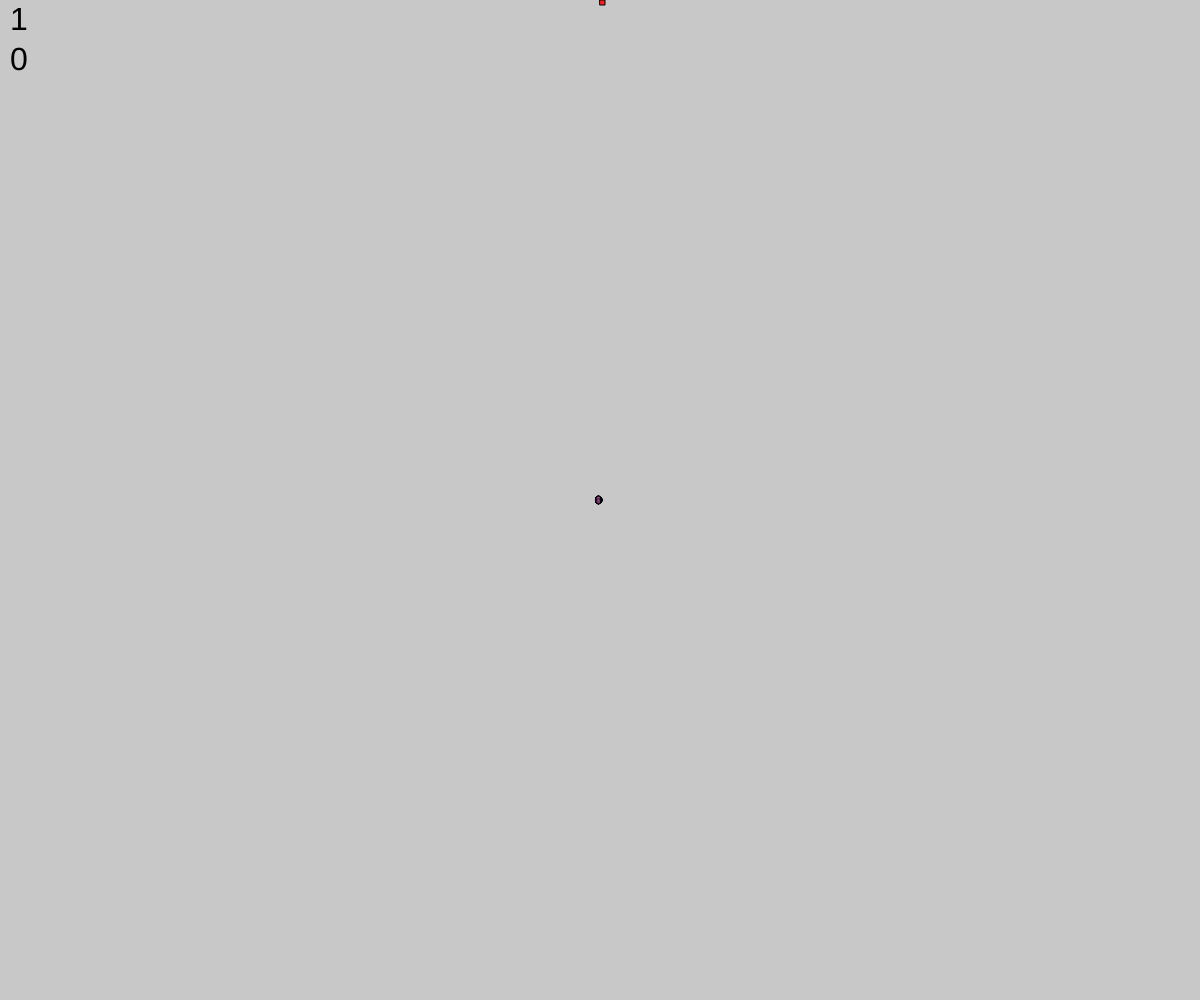
Frame 1 (no input)
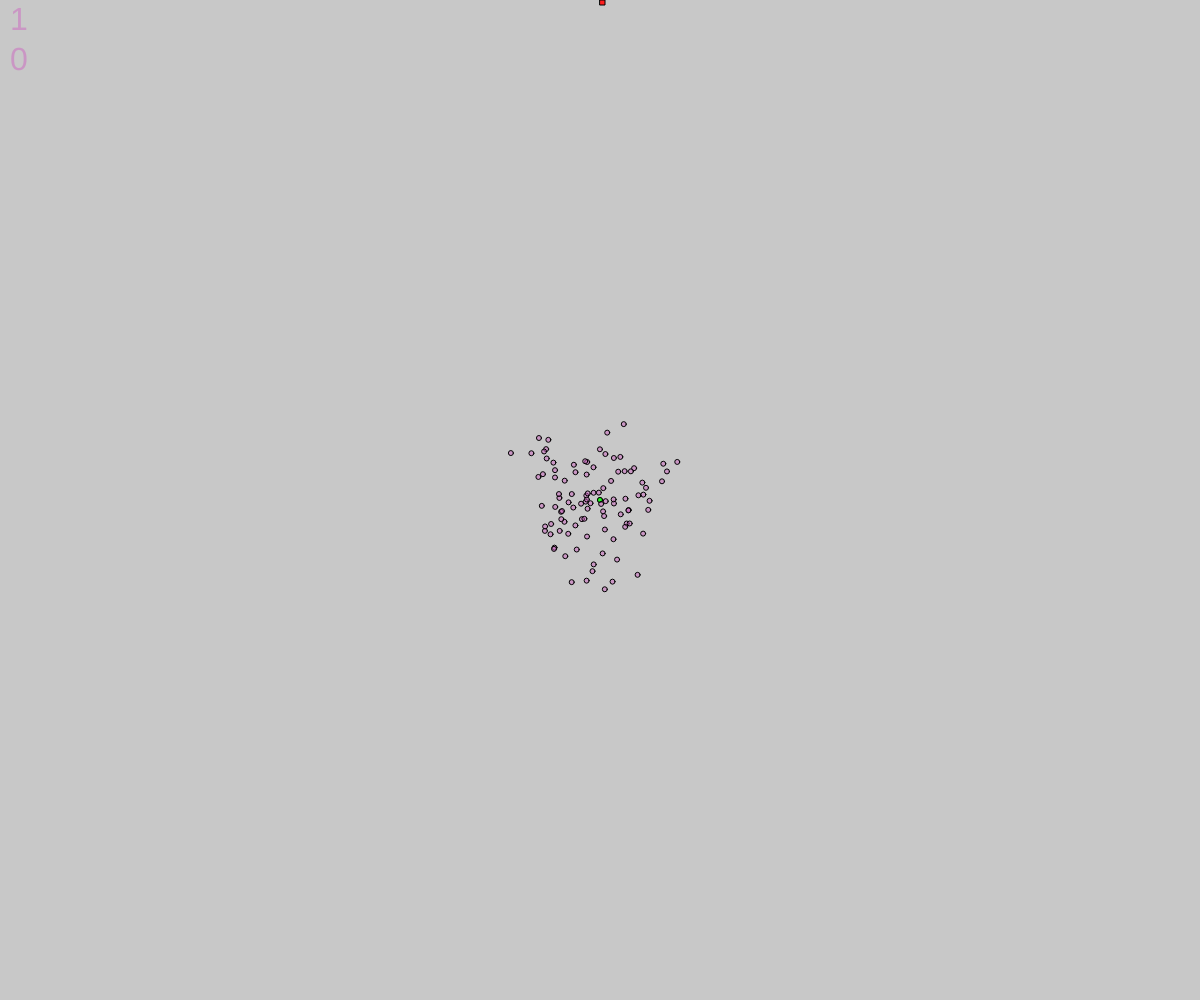
Frame 60 (no input)
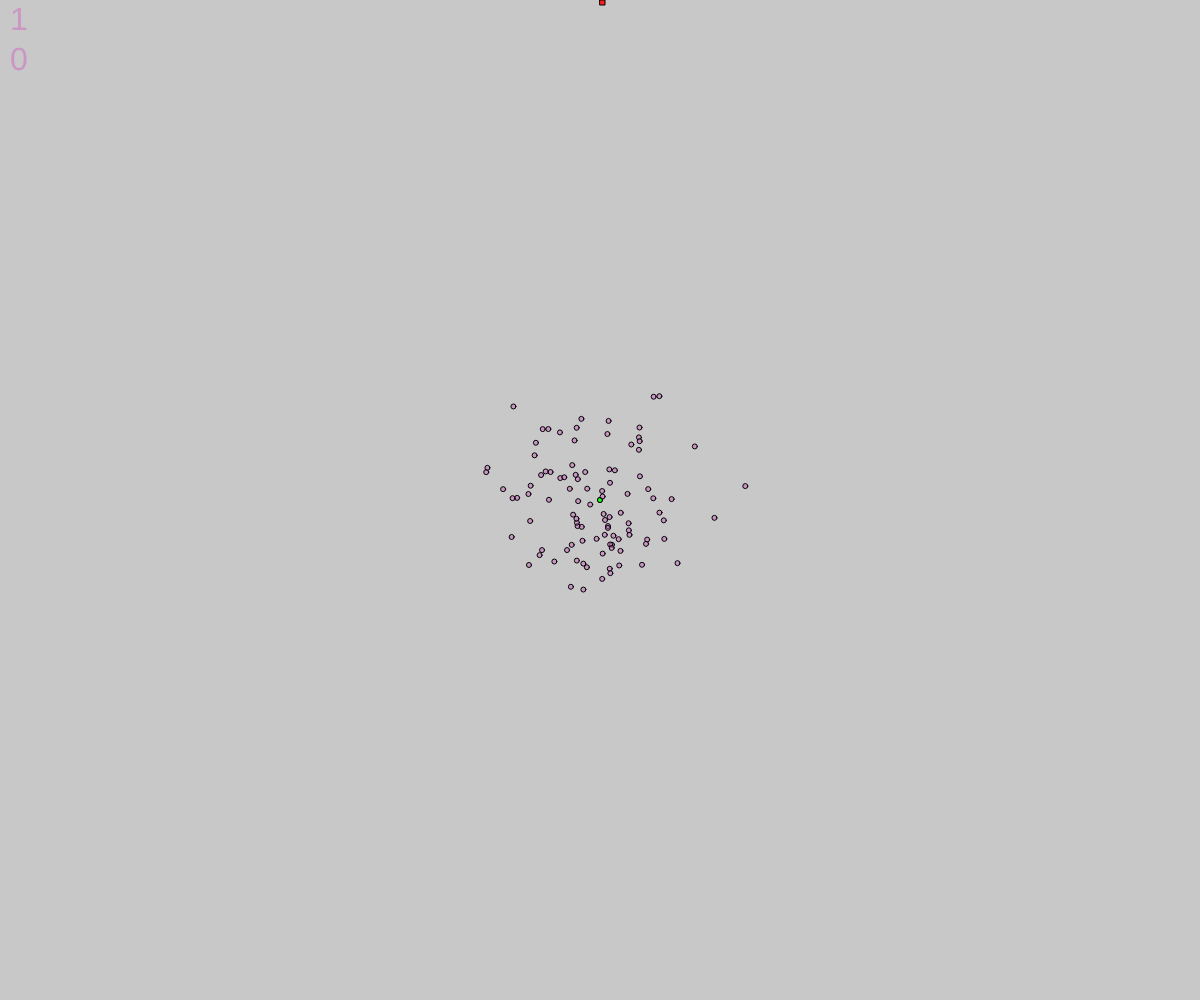
Frame 120 (the mouse pressed at the canvas centre since frame 60)

The p5.js sketch that drew these frames (run headless with seeded random() and noise() and a simulated clock; from frame 60 on, the mouse is pressed at the canvas centre):

// p5.js sketch
// ── sketch.js
const POPULATION_COUNT = 100;
const GENE_LENGTH = 200;
const SPEED = 2;

let population = [];
let matingPool = [];
let generation = 1;
let moveCount = 0;
let mutationRate = 0.02;
let avgFit = 0;


function setup() {
  createCanvas(windowWidth, windowHeight);
  for (let i = 0; i < POPULATION_COUNT; i++) {
    let p = new Person();
    p.generateGenes();
    population.push(p);
  }
  goal = createVector(windowWidth/2, 0);
  genMostFit = createVector(windowWidth/2, windowHeight/2);
}

function draw() {
  background(200);
  textSize(32);
  text(generation, 10, 30);
  text(avgFit, 10, 70);
  fill(255, 30, 30);
  ellipse(windowWidth/2, windowHeight/2, 5);
  rect(goal.x, goal.y, 5, 5);
  fill(30, 255, 30);
  ellipse(genMostFit.x, genMostFit.y, 5);
  moveCount++;
  for (let person of population) {
    person.update();
    person.draw();
  }
  if (moveCount == GENE_LENGTH) {
    moveCount = 0;
    naturalSelection();
    reproduce();
    generation++;
  }
}


function naturalSelection() {
  matingPool = [];
  let bestFit = 0;
  let totalFit = 0;
  for (let person of population) {
    let fitness = person.calcFitness();
    totalFit += fitness;
    if (fitness > bestFit) {
      bestFit = fitness;
      genMostFit = person.pos;
    }
    let n = floor(pow(fitness, 4) * 100);
    for (let i = 0; i < n; i++) {
      matingPool.push(person);
    }
  }
  avgFit = totalFit / POPULATION_COUNT;
}


function reproduce() {
  for (let i = 0; i < population.length; i++) {
    let mummyIndex = floor(random(matingPool.length));
    let daddyIndex = floor(random(matingPool.length));

    let mummy = matingPool[mummyIndex];
    let daddy = matingPool[daddyIndex];

    let child = crossover(daddy, mummy);
    child.mutate(mutationRate);
    population[i] = child;
  }
}

function crossover(d, m) {
  let child = new Person();
  for (let i = 0; i < GENE_LENGTH; i++) {
    if (i % 2 == 0) {
      child.genes[i] = (m.genes[i]);
    } else {
      child.genes[i] = (d.genes[i]);
    }
  }
  return child;
}

// ── Person.js
class Person {

    constructor() {
        this.genes = [];
        this.pos = createVector(windowWidth/2, windowHeight/2);
        this.index = 0;
        this.angle = 0;
    }
    
    draw() {
        fill(204, 101, 192, 127);
        ellipse(this.pos.x, this.pos.y, 5);
    }
    
    update() {
        this.angle += atan(this.genes[this.index].x, this.genes[this.index].y);
        this.pos.x -= SPEED * cos(this.angle);
        this.pos.y -= SPEED * sin(this.angle);
        this.index++;
    }

    generateGenes() {
        for (let i = 0; i < GENE_LENGTH; i++) {
            this.genes[i] = p5.Vector.random2D();
        }
    }

    calcFitness() {
        const distanceToGoal = dist(this.pos.x, this.pos.y, goal.x, goal.y);
        let normalised = distanceToGoal / windowWidth;
        return 1 - normalised;
    }

    
    mutate(mutationRate) {
        for (let i = 0; i < GENE_LENGTH; i++) {
            if (random(1) < mutationRate) {
                this.genes[i] = p5.Vector.random2D();
            }
        }
    }


}
